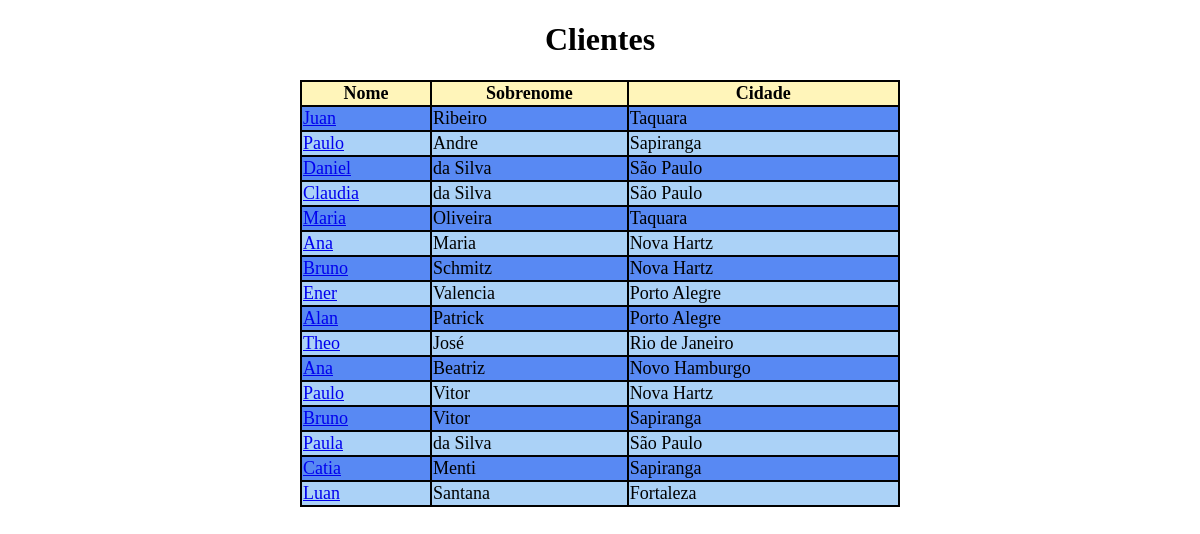
The page /cliente/ on the database its author committed.
### clientes/models.py (models this page shows, shortened)
class Cliente(models.Model):
    nome = models.CharField(
        max_length=50,
        blank=False,
        null=False,
        verbose_name='Nome'
    )
    sobrenome = models.CharField(
        max_length=50,
        blank=False,
        null=False,
        verbose_name="Sobrenome"
    )
    cpf = models.CharField(
        max_length=15,
        blank=False,
        null=False,
        verbose_name='CPF'
    )
    genero = models.CharField(
        max_length=30,
        blank=True,
        null=True,
        verbose_name="Gênero"
    )
    civil = models.CharField(
        max_length=50,
        blank=True,
        null=True,
        verbose_name="Estado Civil"
    )
    telefone = models.CharField(
        max_length=15,
        blank=True,
        null=True,
        verbose_name="Telefone"
    )
    email = models.EmailField(
        max_length=50,
        blank=True,
        null=True,
        verbose_name="E-mail"
    )
    rua = models.CharField(
        max_length=50,
        blank=False,
        null=False,
        verbose_name="Rua"
    )
    numero = models.IntegerField(
        blank=False,
        null=False,
        verbose_name="Número"
    )
    complemento = models.CharField(
        max_length=50,
        blank=True,
        null=True,
        verbose_name="Complemento (ex: apto, bloco)"
    )
    bairro = models.CharField(
        max_length=100,
        blank=False,
        null=False,
        verbose_name="Bairro"
    )
    cidade = models.CharField(
        max_length=100,
        blank=False,
        null=False,
        verbose_name="Cidade"
    )
    estado = models.CharField(
        max_length=200,
        blank=False,
        null=False,
        verbose_name="Estado"
    )
    cep = models.CharField(
        max_length=20,
        blank=True,
        null=True,
        verbose_name="CEP"
    )
    created_at = models.DateTimeField(
        auto_now_add=True,
        verbose_name='Criado em',
    )
    class Meta:
        verbose_name = "Cliente"
        verbose_name_plural = "Clientes"

### clientes/views.py (the view)
# urls.py: path('cliente/', views.cliente, name='cliente'),
def cliente(request):
    lista_cliente = Cliente.objects.all()
    dados_cliente = {
        'clientes' : lista_cliente,
    }
    return render(request, "clientes/cliente.html", dados_cliente)

### clientes/templates/clientes/cliente.html (shortened to what this page needs)
{% load static %}
<!DOCTYPE html>
<html lang="en">
<head>
    <link rel="stylesheet" href="{% static 'css/style.css' %}">
</head>
<body>
    <h1>Clientes</h1>
    <table class="tabela">
        <thead>
            <tr>
                <th>Nome</th>
                <th>Sobrenome</th>
                <th>Cidade</th>
            </tr>
        </thead>
        <tbody>
            {% for cliente in clientes %}
            <tr>
                <td><a href="{% url 'detalhe_cliente' cliente.id%}">{{ cliente.nome }}</td>
                <td>{{ cliente.sobrenome }}</td>
                <td>{{ cliente.cidade }}</td>
            </tr>
        {% endfor %}
        </tbody>
    </table>
</body>
</html>

### static/css/style.css (style rules this page uses)
h1 { text-align: center; font-family:Georgia, 'Times New Roman', Times, serif; }
thead { background-color: rgb(255, 245, 186); }
tbody tr:nth-child(even) { background-color: rgb(171, 210, 247); }
tbody tr:nth-child(odd) { background-color: rgb(88, 137, 243); }
.tabela { font-size: large; margin: auto; width: 600px; }
.tabela, tr, th, td { border: solid 2px; border-color: black; border-collapse: collapse; }

### rows shown on the page
Cliente: nome "Juan", sobrenome "Ribeiro", cidade "Taquara"
Cliente: nome "Paulo", sobrenome "Andre", cidade "Sapiranga"
Cliente: nome "Daniel", sobrenome "da Silva", cidade "São Paulo"
Cliente: nome "Claudia", sobrenome "da Silva", cidade "São Paulo"
Cliente: nome "Maria", sobrenome "Oliveira", cidade "Taquara"
Cliente: nome "Ana", sobrenome "Maria", cidade "Nova Hartz"
Cliente: nome "Bruno", sobrenome "Schmitz", cidade "Nova Hartz"
Cliente: nome "Ener", sobrenome "Valencia", cidade "Porto Alegre"
Cliente: nome "Alan", sobrenome "Patrick", cidade "Porto Alegre"
Cliente: nome "Theo", sobrenome "José", cidade "Rio de Janeiro"
Cliente: nome "Ana", sobrenome "Beatriz", cidade "Novo Hamburgo"
Cliente: nome "Paulo", sobrenome "Vitor", cidade "Nova Hartz"
Cliente: nome "Bruno", sobrenome "Vitor", cidade "Sapiranga"
Cliente: nome "Paula", sobrenome "da Silva", cidade "São Paulo"
Cliente: nome "Catia", sobrenome "Menti", cidade "Sapiranga"
Cliente: nome "Luan", sobrenome "Santana", cidade "Fortaleza"
